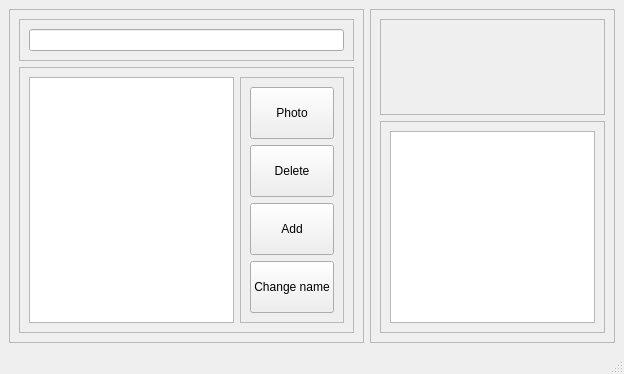
<?xml version="1.0" encoding="UTF-8"?>
<ui version="4.0">
 <class>Annatto</class>
 <widget class="QMainWindow" name="Annatto">
  <property name="geometry">
   <rect>
    <x>0</x>
    <y>0</y>
    <width>624</width>
    <height>374</height>
   </rect>
  </property>
  <property name="windowTitle">
   <string>Annatto</string>
  </property>
  <widget class="QWidget" name="centralwidget">
   <layout class="QHBoxLayout" name="horizontalLayout">
    <item>
     <widget class="QFrame" name="frame">
      <property name="frameShape">
       <enum>QFrame::StyledPanel</enum>
      </property>
      <property name="frameShadow">
       <enum>QFrame::Raised</enum>
      </property>
      <layout class="QVBoxLayout" name="verticalLayout">
       <item>
        <widget class="QFrame" name="frame_3">
         <property name="sizePolicy">
          <sizepolicy hsizetype="Preferred" vsizetype="Preferred">
           <horstretch>0</horstretch>
           <verstretch>0</verstretch>
          </sizepolicy>
         </property>
         <property name="frameShape">
          <enum>QFrame::StyledPanel</enum>
         </property>
         <property name="frameShadow">
          <enum>QFrame::Raised</enum>
         </property>
         <layout class="QHBoxLayout" name="horizontalLayout_2">
          <item>
           <widget class="QLineEdit" name="lineEdit">
            <property name="sizePolicy">
             <sizepolicy hsizetype="Expanding" vsizetype="Preferred">
              <horstretch>0</horstretch>
              <verstretch>0</verstretch>
             </sizepolicy>
            </property>
           </widget>
          </item>
         </layout>
        </widget>
       </item>
       <item>
        <widget class="QFrame" name="frame_4">
         <property name="sizePolicy">
          <sizepolicy hsizetype="Preferred" vsizetype="Expanding">
           <horstretch>0</horstretch>
           <verstretch>0</verstretch>
          </sizepolicy>
         </property>
         <property name="frameShape">
          <enum>QFrame::StyledPanel</enum>
         </property>
         <property name="frameShadow">
          <enum>QFrame::Raised</enum>
         </property>
         <layout class="QHBoxLayout" name="horizontalLayout_3">
          <item>
           <widget class="QListWidget" name="recipe_list">
            <property name="sizePolicy">
             <sizepolicy hsizetype="Expanding" vsizetype="Preferred">
              <horstretch>0</horstretch>
              <verstretch>0</verstretch>
             </sizepolicy>
            </property>
           </widget>
          </item>
          <item>
           <widget class="QFrame" name="frame_7">
            <property name="sizePolicy">
             <sizepolicy hsizetype="Preferred" vsizetype="Preferred">
              <horstretch>0</horstretch>
              <verstretch>0</verstretch>
             </sizepolicy>
            </property>
            <property name="frameShape">
             <enum>QFrame::StyledPanel</enum>
            </property>
            <property name="frameShadow">
             <enum>QFrame::Raised</enum>
            </property>
            <layout class="QVBoxLayout" name="verticalLayout_4">
             <item>
              <widget class="QPushButton" name="add_photo">
               <property name="sizePolicy">
                <sizepolicy hsizetype="Preferred" vsizetype="Preferred">
                 <horstretch>0</horstretch>
                 <verstretch>0</verstretch>
                </sizepolicy>
               </property>
               <property name="text">
                <string>Photo</string>
               </property>
              </widget>
             </item>
             <item>
              <widget class="QPushButton" name="delete_2">
               <property name="sizePolicy">
                <sizepolicy hsizetype="Preferred" vsizetype="Preferred">
                 <horstretch>0</horstretch>
                 <verstretch>0</verstretch>
                </sizepolicy>
               </property>
               <property name="text">
                <string>Delete</string>
               </property>
              </widget>
             </item>
             <item>
              <widget class="QPushButton" name="add_new">
               <property name="sizePolicy">
                <sizepolicy hsizetype="Preferred" vsizetype="Preferred">
                 <horstretch>0</horstretch>
                 <verstretch>0</verstretch>
                </sizepolicy>
               </property>
               <property name="text">
                <string>Add</string>
               </property>
              </widget>
             </item>
             <item>
              <widget class="QPushButton" name="change_name">
               <property name="sizePolicy">
                <sizepolicy hsizetype="Preferred" vsizetype="Preferred">
                 <horstretch>0</horstretch>
                 <verstretch>0</verstretch>
                </sizepolicy>
               </property>
               <property name="text">
                <string>Change name</string>
               </property>
              </widget>
             </item>
            </layout>
           </widget>
          </item>
         </layout>
        </widget>
       </item>
      </layout>
     </widget>
    </item>
    <item>
     <widget class="QFrame" name="frame_2">
      <property name="sizePolicy">
       <sizepolicy hsizetype="Expanding" vsizetype="Expanding">
        <horstretch>0</horstretch>
        <verstretch>0</verstretch>
       </sizepolicy>
      </property>
      <property name="frameShape">
       <enum>QFrame::StyledPanel</enum>
      </property>
      <property name="frameShadow">
       <enum>QFrame::Raised</enum>
      </property>
      <layout class="QVBoxLayout" name="verticalLayout_2">
       <item>
        <widget class="QFrame" name="image_frame">
         <property name="sizePolicy">
          <sizepolicy hsizetype="Expanding" vsizetype="Preferred">
           <horstretch>0</horstretch>
           <verstretch>0</verstretch>
          </sizepolicy>
         </property>
         <property name="frameShape">
          <enum>QFrame::StyledPanel</enum>
         </property>
         <property name="frameShadow">
          <enum>QFrame::Raised</enum>
         </property>
         <layout class="QVBoxLayout" name="verticalLayout_3">
          <item>
           <widget class="QLabel" name="image_display">
            <property name="sizePolicy">
             <sizepolicy hsizetype="Expanding" vsizetype="Preferred">
              <horstretch>0</horstretch>
              <verstretch>0</verstretch>
             </sizepolicy>
            </property>
            <property name="text">
             <string/>
            </property>
           </widget>
          </item>
         </layout>
        </widget>
       </item>
       <item>
        <widget class="QFrame" name="frame_6">
         <property name="sizePolicy">
          <sizepolicy hsizetype="Expanding" vsizetype="Preferred">
           <horstretch>0</horstretch>
           <verstretch>0</verstretch>
          </sizepolicy>
         </property>
         <property name="frameShape">
          <enum>QFrame::StyledPanel</enum>
         </property>
         <property name="frameShadow">
          <enum>QFrame::Raised</enum>
         </property>
         <layout class="QVBoxLayout" name="verticalLayout_5">
          <item>
           <widget class="QTextEdit" name="recipe_display">
            <property name="sizePolicy">
             <sizepolicy hsizetype="Expanding" vsizetype="Preferred">
              <horstretch>0</horstretch>
              <verstretch>0</verstretch>
             </sizepolicy>
            </property>
           </widget>
          </item>
         </layout>
        </widget>
       </item>
      </layout>
     </widget>
    </item>
   </layout>
  </widget>
  <widget class="QStatusBar" name="statusbar"/>
 </widget>
 <resources/>
 <connections/>
</ui>
